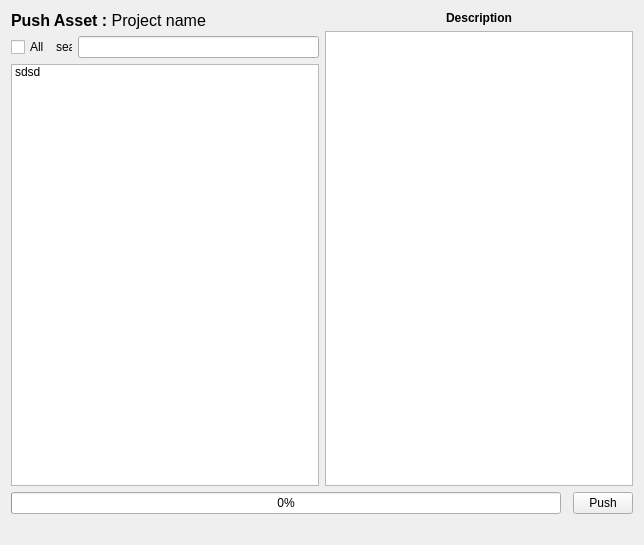
<?xml version="1.0" encoding="UTF-8"?>
<ui version="4.0">
 <class>Form</class>
 <widget class="QWidget" name="Form">
  <property name="geometry">
   <rect>
    <x>0</x>
    <y>0</y>
    <width>644</width>
    <height>545</height>
   </rect>
  </property>
  <property name="windowTitle">
   <string>Asset Push</string>
  </property>
  <layout class="QVBoxLayout" name="verticalLayout_2">
   <item>
    <layout class="QVBoxLayout" name="verticalLayout_main">
     <item>
      <layout class="QHBoxLayout" name="horizontalLayout_center">
       <item>
        <layout class="QVBoxLayout" name="verticalLayout_file">
         <item>
          <widget class="QLabel" name="label_proj">
           <property name="text">
            <string>&lt;html&gt;&lt;head/&gt;&lt;body&gt;&lt;p&gt;&lt;span style=&quot; font-size:12pt; font-weight:600;&quot;&gt;Push Asset :&lt;/span&gt;&lt;span style=&quot; font-size:12pt;&quot;&gt; Project name&lt;/span&gt;&lt;/p&gt;&lt;/body&gt;&lt;/html&gt;</string>
           </property>
          </widget>
         </item>
         <item>
          <layout class="QHBoxLayout" name="horizontalLayout">
           <item>
            <widget class="QCheckBox" name="checkBox">
             <property name="text">
              <string>All</string>
             </property>
            </widget>
           </item>
           <item>
            <widget class="QLabel" name="label_search">
             <property name="maximumSize">
              <size>
               <width>16</width>
               <height>16</height>
              </size>
             </property>
             <property name="text">
              <string>search</string>
             </property>
            </widget>
           </item>
           <item>
            <widget class="QLineEdit" name="lineEdit_file"/>
           </item>
          </layout>
         </item>
         <item>
          <widget class="QListWidget" name="listWidget_file">
           <property name="minimumSize">
            <size>
             <width>300</width>
             <height>0</height>
            </size>
           </property>
           <property name="sortingEnabled">
            <bool>true</bool>
           </property>
           <item>
            <property name="text">
             <string>sdsd</string>
            </property>
            <property name="foreground">
             <brush brushstyle="NoBrush">
              <color alpha="255">
               <red>206</red>
               <green>48</green>
               <blue>48</blue>
              </color>
             </brush>
            </property>
           </item>
          </widget>
         </item>
        </layout>
       </item>
       <item>
        <layout class="QVBoxLayout" name="verticalLayout">
         <item>
          <widget class="QLabel" name="label_comments">
           <property name="text">
            <string>&lt;html&gt;&lt;head/&gt;&lt;body&gt;&lt;p&gt;&lt;span style=&quot; font-weight:600;&quot;&gt;Description&lt;/span&gt;&lt;/p&gt;&lt;/body&gt;&lt;/html&gt;</string>
           </property>
           <property name="alignment">
            <set>Qt::AlignCenter</set>
           </property>
          </widget>
         </item>
         <item>
          <widget class="QPlainTextEdit" name="plainTextEdit_comments">
           <property name="minimumSize">
            <size>
             <width>300</width>
             <height>0</height>
            </size>
           </property>
          </widget>
         </item>
        </layout>
       </item>
      </layout>
     </item>
     <item>
      <layout class="QHBoxLayout" name="horizontalLayout_bottom">
       <item>
        <widget class="QProgressBar" name="progressBar">
         <property name="minimumSize">
          <size>
           <width>550</width>
           <height>0</height>
          </size>
         </property>
         <property name="value">
          <number>0</number>
         </property>
         <property name="textVisible">
          <bool>true</bool>
         </property>
         <property name="invertedAppearance">
          <bool>false</bool>
         </property>
         <property name="textDirection">
          <enum>QProgressBar::TopToBottom</enum>
         </property>
        </widget>
       </item>
       <item>
        <spacer name="horizontalSpacer">
         <property name="orientation">
          <enum>Qt::Horizontal</enum>
         </property>
         <property name="sizeHint" stdset="0">
          <size>
           <width>40</width>
           <height>20</height>
          </size>
         </property>
        </spacer>
       </item>
       <item>
        <widget class="QPushButton" name="pushButton">
         <property name="maximumSize">
          <size>
           <width>60</width>
           <height>16777215</height>
          </size>
         </property>
         <property name="text">
          <string>Push</string>
         </property>
        </widget>
       </item>
      </layout>
     </item>
     <item>
      <widget class="QLabel" name="labelStatus">
       <property name="text">
        <string/>
       </property>
      </widget>
     </item>
    </layout>
   </item>
  </layout>
 </widget>
 <resources/>
 <connections/>
</ui>
